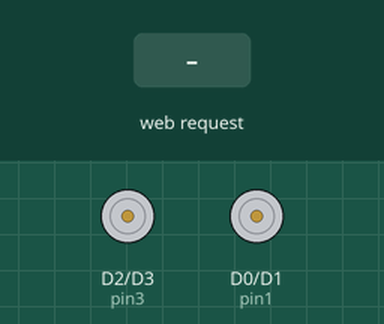
Simulated run of this sketch. Board: ESP8266 (NodeMCU). Parts: motor-driver pin pairs drawn as motors (green arrow = first pin HIGH = forward, orange = second pin HIGH = backward, longer = more drive). The inputs (shaded band) are chosen by the test bench. WiFi joins after 1.5 s; servers stay silent unless stated; what the sketch prints to the serial monitor is not drawn.

Above: at 2.7 s.
2.8 s: HTTP request GET /forward=ON received
At 3.4 s:
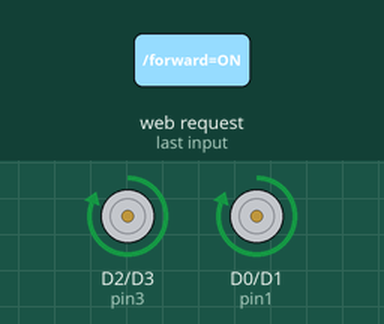
4.3 s: HTTP request GET /back=ON received
At 7.0 s:
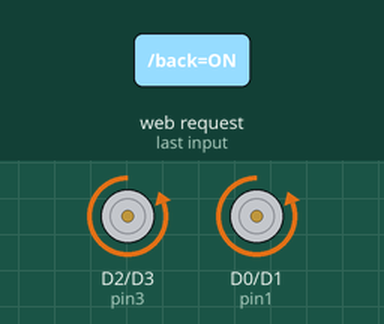
7.3 s: HTTP request GET /left=ON received
At 9.3 s:
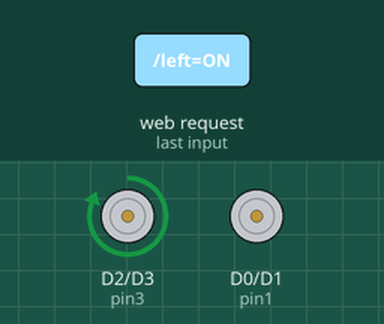
10.3 s: HTTP request GET /right=ON received
At 12.9 s:
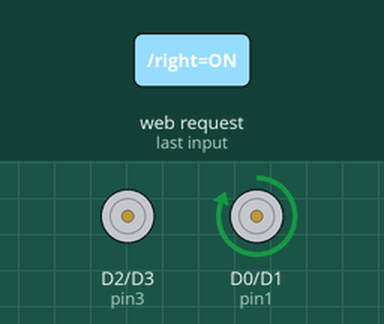
Timing chart, 0 to 14.3 s (numbered marks = the images above; inputs shaded):
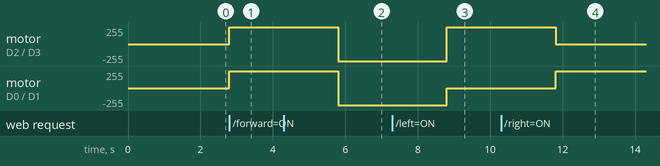

Measured:
- after the input at 2.8 s, motor on D2 (pin3) / D3 (pin4), motor on D0 (pin1) / D1 (pin2): stopped → forward 255/255 at once
- after the input at 4.3 s, motor on D2 (pin3) / D3 (pin4), motor on D0 (pin1) / D1 (pin2): forward 255/255 → backward 255/255 after 1.5 s
- after the input at 7.3 s, motor on D2 (pin3) / D3 (pin4): backward 255/255 → forward 255/255 after 1.5 s; motor on D0 (pin1) / D1 (pin2): backward 255/255 → stopped after 1.5 s
- after the input at 10.3 s, motor on D2 (pin3) / D3 (pin4): forward 255/255 → stopped after 1.5 s; motor on D0 (pin1) / D1 (pin2): stopped → forward 255/255 after 1.5 s

The sketch:

node_mcu_motor.ino
```cpp
#include <ESP8266WiFi.h>
const char* ssid = "Pantech Thillainagar";    //  Your Wi-Fi Name
const char* password = "pantechtry";   // Wi-Fi Password
int pin1 = D0;   // led connected to GPIO2 (D4)
int pin2 = D1;
int pin3 = D2;
int pin4 = D3;
WiFiServer server(80); // server 80 used for Input-Output purpose

 void setup()
{
  Serial.begin(115200); //Default Baudrate
  pinMode(pin1, OUTPUT);
  pinMode(pin2, OUTPUT);
  pinMode(pin3, OUTPUT);
  pinMode(pin4, OUTPUT);
  digitalWrite(pin1,LOW);
    digitalWrite(pin2,LOW);
    digitalWrite(pin3,LOW);
    digitalWrite(pin4,LOW);
  Serial.print("Connecting to the Newtork");
  WiFi.begin(ssid, password);  //connect to wifi

    while (WiFi.status() != WL_CONNECTED)
    {
    delay(500);
    Serial.print(".");
  }
  Serial.println("WiFi connected");
  server.begin();  // Starts the Server
  Serial.println("Server started");
  Serial.print("IP Address of network: "); // will IP address on Serial Monitor
  Serial.println(WiFi.localIP());
  Serial.print("Copy and paste the following URL: https://"); // Will print IP address in URL format
  Serial.print(WiFi.localIP());
  Serial.println("/");
}

void loop()
{
  WiFiClient client = server.available(); //here client means browser, checks if server available
  if (!client)
  {
    return;
  }
  Serial.println("Waiting for new client");
  while(!client.available())
  {
    delay(1);
  }
  String request = client.readStringUntil('\r'); //reads the first line of request
  Serial.println(request);
  client.flush(); //erase other lines
  int value = LOW;
  if(request.indexOf("/forward=ON") != -1)
  {
    digitalWrite(pin1,HIGH);
    digitalWrite(pin2,LOW);
    digitalWrite(pin3,HIGH);
    digitalWrite(pin4,LOW);
    delay(3000);
    value = HIGH;
  }
  if(request.indexOf("/back=ON") != -1)
  {
    digitalWrite(pin1,LOW);
    digitalWrite(pin2,HIGH);
    digitalWrite(pin3,LOW);
    digitalWrite(pin4,HIGH);
    delay(3000);
    value = LOW;
  }
  if(request.indexOf("/left=ON") != -1)
  {
    digitalWrite(pin1,LOW);
    digitalWrite(pin2,LOW);
    digitalWrite(pin3,HIGH);
    digitalWrite(pin4,LOW);
    delay(3000);
  }
  if(request.indexOf("/right=ON") != -1)
  {
    digitalWrite(pin1,HIGH);
    digitalWrite(pin2,LOW);
    digitalWrite(pin3,LOW);
    digitalWrite(pin4,LOW);
    delay(3000);
  }
    if(request.indexOf("/stop=ON") != -1)
  {
    digitalWrite(pin1,LOW);
    digitalWrite(pin2,LOW);
    digitalWrite(pin3,LOW);
    digitalWrite(pin4,LOW);
    delay(3000);
  }

//*------------------HTML Page Code---------------------*//

  client.println("HTTP/1.1 200 OK"); //
  client.println("Content-Type: text/html");
  client.println("");
  client.println("<!DOCTYPE HTML>");
  client.println("<html>");
  client.print(" CONTROL LED: ");
  if(value == HIGH)
  {
    client.print("forward");
  }
  else
  {
    client.print("back");
  }

  client.println("<br><br>");
  client.println("<a href=\"/forward=ON\"\"><button>forward</button></a>");
  client.println("<a href=\"/back=ON\"\"><button>back</button></a>");
  client.println("<a href=\"/left=ON\"\"><button>left</button></a>");
  client.println("<a href=\"/right=ON\"\"><button>right</button></a>");
  client.println("<a href=\"/stop=ON\"\"><button>stop</button></a><br />");
  client.println("</html>");
  delay(1);
  Serial.println("Client disonnected");
  Serial.println("");

}
```
